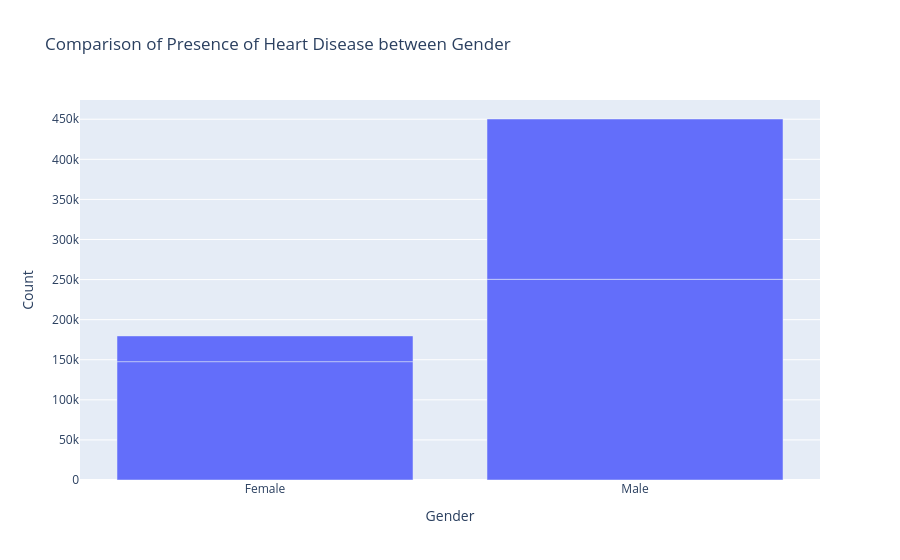

Notebook source saved alongside this figure:
### Code cell
fig = go.Figure()

fig.add_trace(
    go.Bar(
        x = gender_based_positive["Sex"],
        y = gender_based_positive["count"]
    )
)

fig.update_layout(
    title = "Comparison of Presence of Heart Disease between Gender",
    xaxis_title = "Gender",
    yaxis_title = "Count"
)
fig.show()

### Figure 1 — Plotly figure (JSON) as saved in the notebook; plotly's stock layout.template omitted (floating-point values rounded to 4 significant figures)
{"data": [{"type": "bar", "x": ["Female", "Female", "Male", "Male"], "y": [147590, 32127, 250327, 199956]}], "layout": {"title": {"text": "Comparison of Presence of Heart Disease between Gender"}, "xaxis": {"title": {"text": "Gender"}}, "yaxis": {"title": {"text": "Count"}}}}
